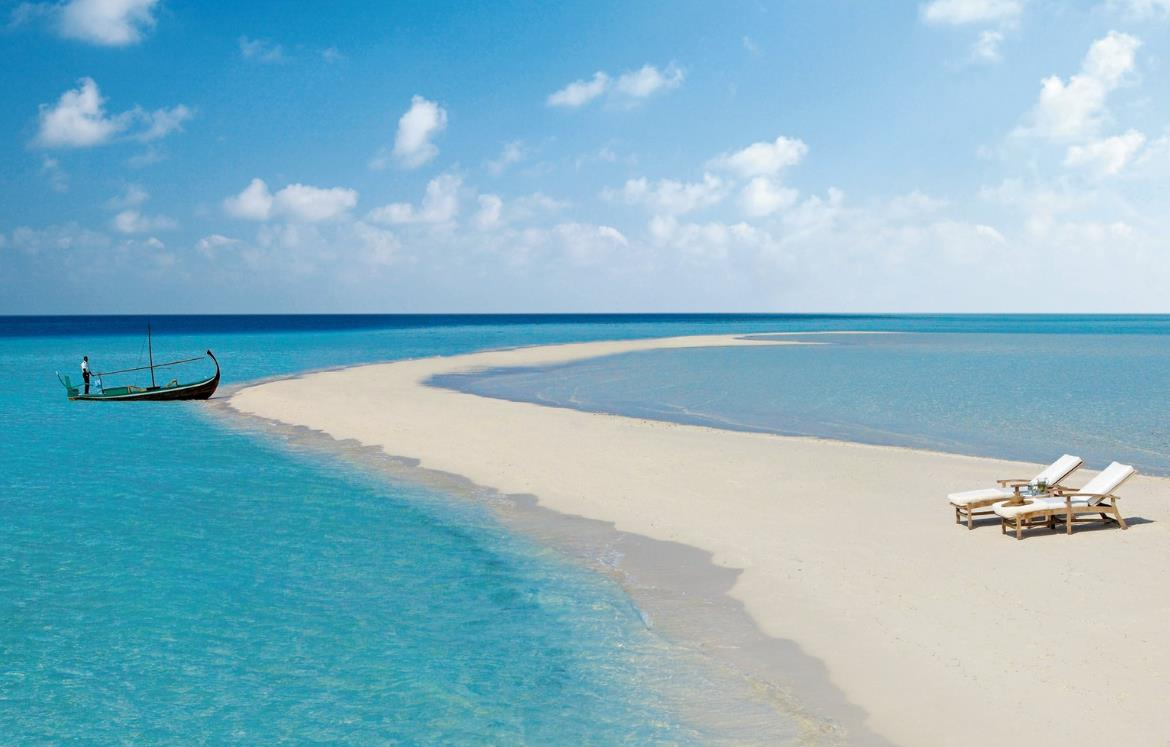
#> input picture duomeiti/Lesson4_ex_基于RGB332与Median Cut的8位彩色图像量化实现/test.png.png, 1170 x 747 px
$ python median_cut.py
#> lines starting #> are read from the running program, lines starting #| are printed output that depends on the picture
from __future__ import annotations

import argparse
from pathlib import Path

import numpy as np
from PIL import Image


def mse_psnr(original: np.ndarray, reconstructed: np.ndarray) -> tuple[float, float]:
	diff = original.astype(np.float32) - reconstructed.astype(np.float32)
	mse = float(np.mean(diff * diff))
	if mse == 0:
		return mse, float("inf")
	psnr = 10.0 * np.log10((255.0**2) / mse)
	return mse, float(psnr)


def split_box(unique_colors: np.ndarray, counts: np.ndarray, box_indices: np.ndarray) -> tuple[np.ndarray, np.ndarray] | None:
	"""Split one color box by largest-range channel at weighted median."""
	box_colors = unique_colors[box_indices]
	ranges = box_colors.max(axis=0) - box_colors.min(axis=0)
	channel = int(np.argmax(ranges))

	if ranges[channel] == 0:
		return None

	order = np.argsort(box_colors[:, channel], kind="mergesort")
	sorted_indices = box_indices[order]
	sorted_counts = counts[sorted_indices]

	cumulative = np.cumsum(sorted_counts)
	half = cumulative[-1] / 2.0
	split_pos = int(np.searchsorted(cumulative, half))
	split_pos = max(1, min(split_pos, len(sorted_indices) - 1))

	return sorted_indices[:split_pos], sorted_indices[split_pos:]


def median_cut_quantize(rgb: np.ndarray, palette_size: int = 256) -> tuple[np.ndarray, np.ndarray, np.ndarray]:
	"""Return indexed image, palette, and reconstructed RGB image."""
	h, w, _ = rgb.shape
	flat = rgb.reshape(-1, 3)

	unique_colors, inverse, counts = np.unique(flat, axis=0, return_inverse=True, return_counts=True)

	boxes: list[np.ndarray] = [np.arange(len(unique_colors), dtype=np.int32)]

	while len(boxes) < palette_size:
		split_candidate = -1
		best_range = -1

		for i, idxs in enumerate(boxes):
			if len(idxs) < 2:
				continue
			colors = unique_colors[idxs]
			box_range = int(np.max(colors.max(axis=0) - colors.min(axis=0)))
			if box_range > best_range:
				best_range = box_range
				split_candidate = i

		if split_candidate == -1:
			break

		current = boxes.pop(split_candidate)
		result = split_box(unique_colors, counts, current)
		if result is None:
			boxes.append(current)
			break
		left, right = result
		boxes.append(left)
		boxes.append(right)

	palette = np.zeros((len(boxes), 3), dtype=np.uint8)
	color_to_palette = np.zeros(len(unique_colors), dtype=np.uint8)

	for palette_idx, idxs in enumerate(boxes):
		weights = counts[idxs].astype(np.float64)
		weighted_sum = (unique_colors[idxs].astype(np.float64) * weights[:, None]).sum(axis=0)
		color = np.round(weighted_sum / weights.sum()).astype(np.uint8)
		palette[palette_idx] = color
		color_to_palette[idxs] = np.uint8(palette_idx)

	indices = color_to_palette[inverse].reshape(h, w)
	reconstructed = palette[indices]
	return indices, palette, reconstructed


def save_indexed_png(indices: np.ndarray, palette: np.ndarray, output_path: Path) -> None:
	# Indexed PNG palette must have exactly 256*3 entries.
	full_palette = np.zeros((256, 3), dtype=np.uint8)
	full_palette[: len(palette)] = palette

	img_p = Image.fromarray(indices, mode="P")
	img_p.putpalette(full_palette.reshape(-1).tolist())
	img_p.save(output_path)


def main() -> None:
	parser = argparse.ArgumentParser(description="Median Cut 8-bit color quantization")
	parser.add_argument("--input", type=Path, default=Path("test.png.png"), help="input image path")
	parser.add_argument(
		"--output",
		type=Path,
		default=Path("median_cut_quantized.png"),
		help="output indexed PNG path",
	)
	parser.add_argument(
		"--recon",
		type=Path,
		default=Path("median_cut_reconstructed.png"),
		help="output reconstructed RGB path",
	)
	parser.add_argument("--colors", type=int, default=256, help="palette size (1-256)")
	args = parser.parse_args()

	if not 1 <= args.colors <= 256:
		raise ValueError("--colors must be in [1, 256]")

	rgb = np.array(Image.open(args.input).convert("RGB"), dtype=np.uint8)
#> rgb is the input picture: shape (747, 1170, 3); mean R, G, B 133.3, 180, 197.5
	indices, palette, reconstructed = median_cut_quantize(rgb, palette_size=args.colors)
#> the loop in median_cut_quantize, `while len(boxes) < palette_size:` made 255 passes
#> (ranges in split_box, channel in split_box, half in split_box, split_pos in split_box) on passes 1 to 3: ([255, 255, 255], 0, 436995, 43393), ([137, 212, 243], 2, 218450, 26701), ([118, 167, 216], 2, 218545, 14110)
#> after the loop in median_cut_quantize, `while len(boxes) < palette_size:`: boxes = 256 items
#> in median_cut_quantize, `palette = np.zeros((len(boxes), 3), dtype=np.uint8)`: palette = 256 rows, first 8: [0, 0, 0], [0, 0, 0], [0, 0, 0], [0, 0, 0], [0, 0, 0], [0, 0, 0], [0, 0, 0], [0, 0, 0]
#> the loop in median_cut_quantize, `for palette_idx, idxs in enumerate(boxes):` made 256 passes
#> (weighted_sum, color) on passes 1 to 3: ([10950, 223554, 410347], [3, 66, 120]), ([13252740, 12800665, 12024325], [220, 213, 200]), ([587308, 2015857, 2378271], [43, 147, 174])
#> after the loop in median_cut_quantize, `for palette_idx, idxs in enumerate(boxes):`: palette = 256 rows, first 8: [3, 66, 120], [220, 213, 200], [43, 147, 174], [154, 160, 160], [43, 147, 165], [50, 147, 165], [54, 148, 175], [57, 148, 165]
#> in median_cut_quantize, `indices = color_to_palette[inverse].reshape(h, w)`:
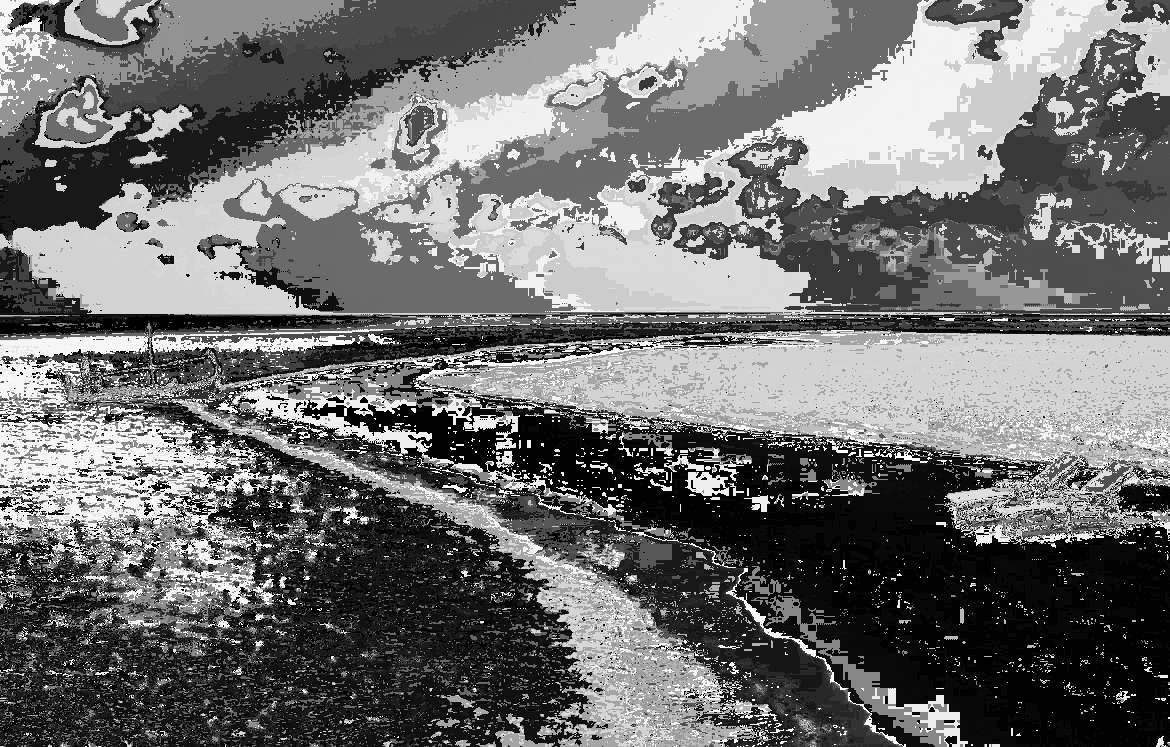
#> indices: shape (747, 1170); min 0, max 255, mean 112

	save_indexed_png(indices, palette, args.output)
#> in save_indexed_png, `img_p = Image.fromarray(indices, mode="P")`: img_p: PIL image 1170x747 P; every value is 0
	Image.fromarray(reconstructed, mode="RGB").save(args.recon)

	mse, psnr = mse_psnr(rgb, reconstructed)
#> in mse_psnr, `diff = original.astype(np.float32) - reconstructed.astype(np.float32)`:
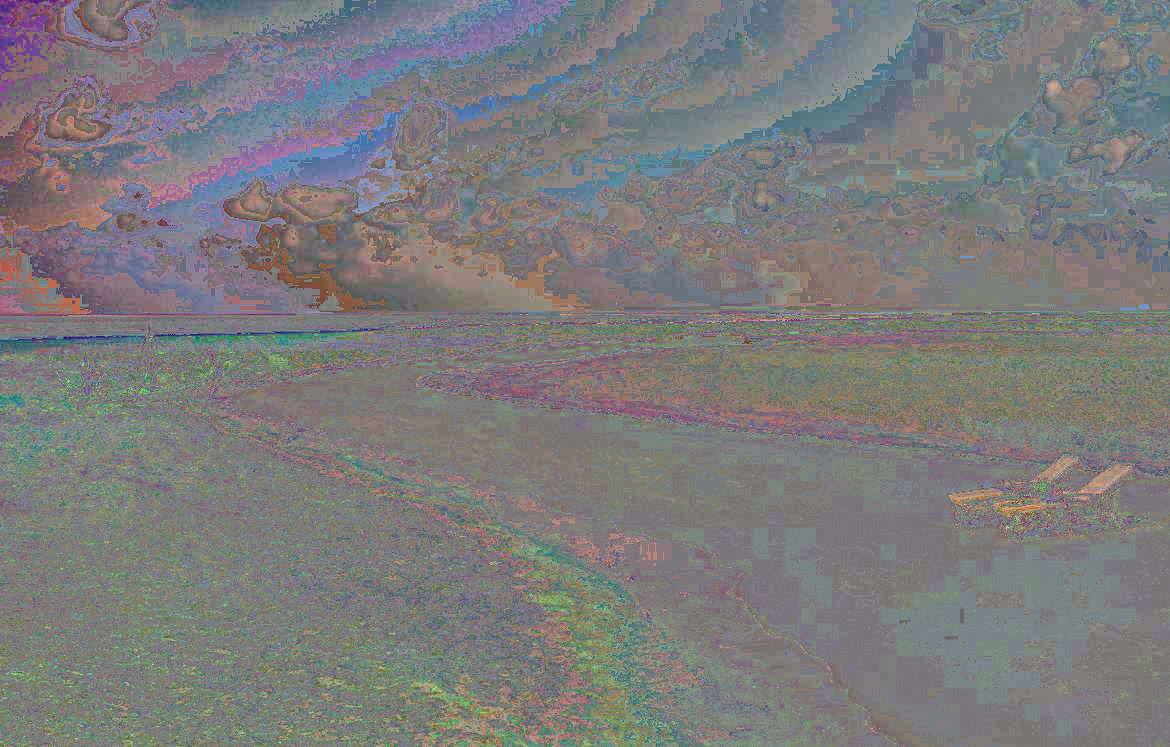
#> diff: shape (747, 1170, 3) float32; mean R, G, B 0, 0, 0; drawn with min black and max white
#> in mse_psnr, `mse = float(np.mean(diff * diff))`: mse = 20.66
#> in mse_psnr, `psnr = 10.0 * np.log10((255.0**2) / mse)`: psnr = 34.98
#> mse = 20.66; psnr = 34.98
	print(f"Input: {args.input}")
	print(f"Indexed PNG: {args.output}")
	print(f"Reconstructed RGB: {args.recon}")
	print(f"Palette size used: {len(palette)}")
#| Palette size used: 256
	print(f"MSE: {mse:.4f}")
#| MSE: 20.6609
	print(f"PSNR: {psnr:.4f} dB")
#| PSNR: 34.9793 dB


if __name__ == "__main__":
	main()
